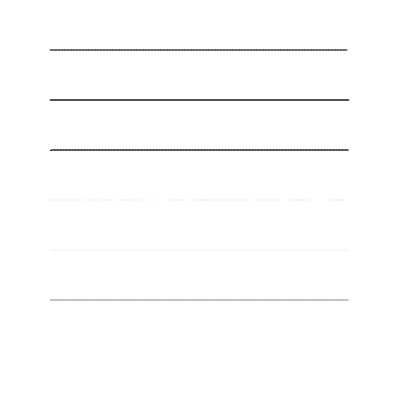
Frame 1 (no input)
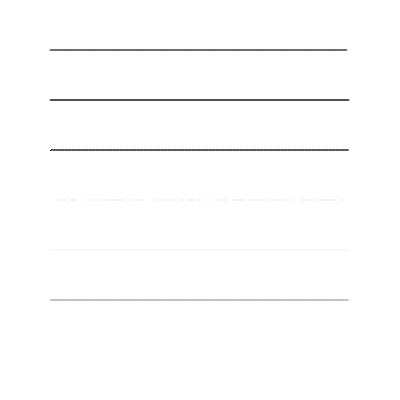
Frame 60 (no input)
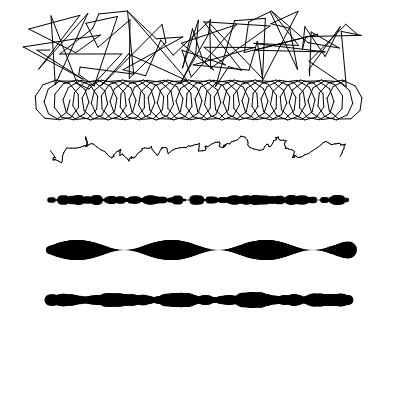
Frame 120 (the mouse pressed at the canvas centre since frame 60)

The p5.js sketch that drew these frames (run headless with seeded random() and noise() and a simulated clock; from frame 60 on, the mouse is pressed at the canvas centre):

// p5.js sketch
// ── sketch.js
function setup() {
  // put setup code here
  createCanvas(400,400);
  //line_rand_0011(50,150,350,150,5,100);

}

function draw() {
	fill(255);
	rect(-1,-1,width+2,height+2);
  
  	// put drawing code here
  	var randNess = constrain(0.001*mouseX*mouseY,0,40);
	line_rand_0011(
		50,50,350,50,randNess,100);
	line_roll_0011(
		50,100,350,100,0.1*mouseY,mouseX,300);
	line_noise_0011(
		50,150,350,150,0.1*mouseY,0.1*mouseX,200);
	line_randWid_0011(
		50,200,350,200,0.1,0.05*mouseY,100);
	line_SinWid_0011(
		50,250,350,250,0.1,0.1*mouseY,0.1*mouseX,0.03*mouseX,200);
	line_noiseWid_0011(
		50,300,350,300,1,0.1*mouseY,0.1*mouseX,0.05*mouseX,200);
}



// ── lineLib_0011.js

function line_rand_0011(x0,y0,x1,y1,randness,res)
{
	var xp = x0;
	var yp = y0;

	for(var i=1;i<res;i++)
	{
		var t = i/res;
		var xt = lerp(x0,x1,t);
		var yt = lerp(y0,y1,t);

		var biasX = random(-randness,randness);
		var biasY = random(-randness,randness);

		var x = xt + biasX;
		var y = yt + biasY;

		line(xp,yp,x,y);

		xp = x;
		yp = y;
	}
}

function line_roll_0011(x0,y0,x1,y1,radius,Freq,res)
{
	var theta = 0;
	var xp = x0 + radius * cos(theta);
	var yp = y0 + radius * sin(theta);

	
	for(var i=1;i<res;i++)
	{
		var t = i/res;
		var xt = lerp(x0,x1,t);
		var yt = lerp(y0,y1,t);

		theta = t*Freq;
		var x = xt + radius * cos(theta);
		var y = yt + radius * sin(theta);

		line(xp,yp,x,y);

		xp = x;
		yp = y;
	}
}

function line_noise_0011(x0,y0,x1,y1,Amp,Freq,res)
{
	var xp = x0 + map(noise(0*Freq),0,1,-1,1);
	var yp = y0 + map(noise(0*Freq+10000),0,1,-1,1);

	for(var i=1;i<res;i++)
	{
		var t = i/res;
		var xt = lerp(x0,x1,t);
		var yt = lerp(y0,y1,t);

		theta = t*Freq;
		var x = xt + Amp * map(noise(t*Freq),0,1,-1,1);
		var y = yt + Amp * map(noise(t*Freq+10000),0,1,-1,1);

		line(xp,yp,x,y);
		xp = x;
		yp = y;
	}
}

function line_randWid_0011(x0,y0,x1,y1,widMin,widMax,res)
{
	var xp = x0;
	var yp = y0;

	push();
	for(var i=1;i<res;i++)
	{
		var t = i/res;
		var xt = lerp(x0,x1,t);
		var yt = lerp(y0,y1,t);

		var x = xt;
		var y = yt;

		strokeWeight(random(widMin,widMax))
		line(xp,yp,x,y);

		xp = x;
		yp = y;
	}
	pop();
}


function line_SinWid_0011(x0,y0,x1,y1,MinWid,MaxWid,Freq,Phase,res)
{
	var theta = 0;
	var xp = x0;
	var yp = y0;

	push();
	for(var i=1;i<res;i++)
	{
		var t = i/res;
		var xt = lerp(x0,x1,t);
		var yt = lerp(y0,y1,t);

		var x = xt;
		var y = yt;

		var S = sin(t*Freq+Phase);
		var wd = map(S,-1,1,MinWid,MaxWid);

		strokeWeight(wd);
		line(xp,yp,x,y);

		xp = x;
		yp = y;
	}
	pop();
}

function line_noiseWid_0011(x0,y0,x1,y1,MinWd,MaxWd,Freq,Bias,res)
{
	var xp = x0;
	var yp = y0;

	push();
	for(var i=1;i<res;i++)
	{
		var t = i/res;
		var xt = lerp(x0,x1,t);
		var yt = lerp(y0,y1,t);

		var x = xt;
		var y = yt;

		N = noise(t*Freq+Bias);
		wd = map(N,0,1,MinWd,MaxWd);
		//print(wd);
		strokeWeight(wd);
		line(xp,yp,x,y);
		xp = x;
		yp = y;
	}
	pop();
}
